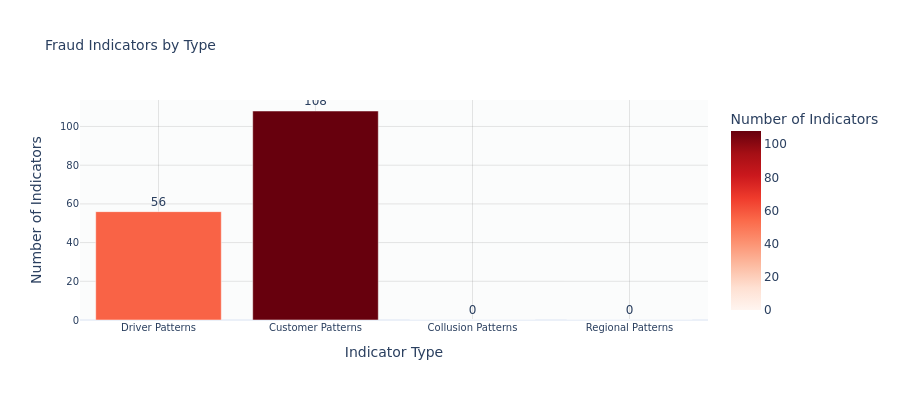

The notebook cell saved with this chart:
### Code cell
# Visualize fraud indicators by type
indicator_counts = pd.DataFrame([
    {'Type': k.replace('_', ' ').title(), 'Count': len(v)} 
    for k, v in fraud_indicators.items()
])

fig = px.bar(
    indicator_counts,
    x='Type',
    y='Count',
    title='Fraud Indicators by Type',
    color='Count',
    color_continuous_scale='Reds',
    text='Count',
    labels={'Count': 'Number of Indicators', 'Type': 'Indicator Type'}
)
fig.update_traces(textposition='outside')
fig.update_layout(height=400)
fig = apply_project_theme(fig)
fig.show()

### Figure 1 — Plotly figure (JSON) as saved in the notebook; plotly's stock layout.template omitted (floating-point values rounded to 4 significant figures)
{"data": [{"hovertemplate": "Indicator Type=%{x}<br>Number of Indicators=%{marker.color}<extra></extra>", "legendgroup": "", "marker": {"color": [56, 108, 0, 0], "coloraxis": "coloraxis", "pattern": {"shape": ""}}, "name": "", "orientation": "v", "showlegend": false, "text": [56.0, 108.0, 0.0, 0.0], "textposition": "outside", "type": "bar", "x": ["Driver Patterns", "Customer Patterns", "Collusion Patterns", "Regional Patterns"], "xaxis": "x", "y": [56, 108, 0, 0], "yaxis": "y"}], "layout": {"barmode": "relative", "coloraxis": {"colorbar": {"title": {"text": "Number of Indicators"}}, "colorscale": [[0, "rgb(255,245,240)"], [0.125, "rgb(254,224,210)"], [0.25, "rgb(252,187,161)"], [0.375, "rgb(252,146,114)"], [0.5, "rgb(251,106,74)"], [0.625, "rgb(239,59,44)"], [0.75, "rgb(203,24,29)"], [0.875, "rgb(165,15,21)"], [1, "rgb(103,0,13)"]]}, "font": {"family": "DejaVu Sans, Arial, sans-serif", "size": 12}, "height": 400, "hoverlabel": {"bgcolor": "white", "font": {"family": "DejaVu Sans, Arial, sans-serif", "size": 10}}, "legend": {"tracegroupgap": 0}, "paper_bgcolor": "white", "plot_bgcolor": "rgba(248, 249, 250, 0.5)", "title": {"font": {"size": 14}, "text": "Fraud Indicators by Type"}, "xaxis": {"anchor": "y", "domain": [0, 1], "gridcolor": "rgba(128, 128, 128, 0.2)", "gridwidth": 1, "showgrid": true, "tickfont": {"size": 10}, "title": {"text": "Indicator Type"}}, "yaxis": {"anchor": "x", "domain": [0, 1], "gridcolor": "rgba(128, 128, 128, 0.2)", "gridwidth": 1, "showgrid": true, "tickfont": {"size": 10}, "title": {"text": "Number of Indicators"}}}}
